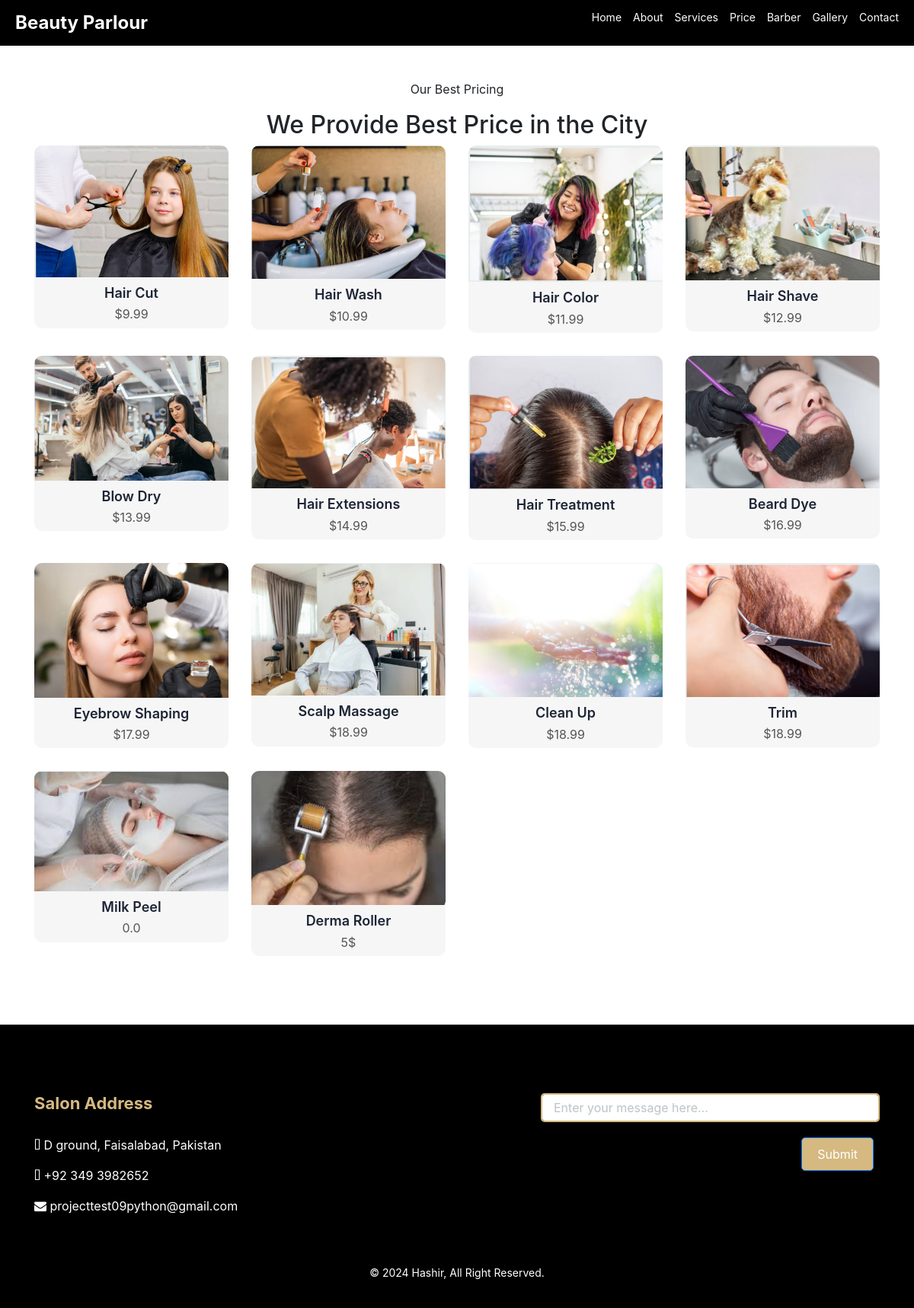
Screenshot of /price with the database file from the repository.
### beauty_parlour/models.py (models this page shows)
class Service(models.Model):
    picture = models.ImageField()
    service_name = models.CharField(max_length=100)
    service_details = models.CharField(max_length=300)
    price = models.CharField(max_length=10)

### beauty_parlour/views.py (the view)
# urls.py: path('price', views.price, name='price'),
def price(request):
    data = Service.objects.all()
    li = []
    for i in data:
        li.append(i)
    data = li
    if request.method == "POST":
        return footer_message(request)
    return render(request, 'price.html',{'data':data})

### beauty_parlour/templates/price.html (shortened to what this page needs)
{% load static %}
<!DOCTYPE html>
<html lang="en">
<head>
    <link href="https://stackpath.bootstrapcdn.com/bootstrap/4.4.1/css/bootstrap.min.css" rel="stylesheet">
    <link href="https://cdnjs.cloudflare.com/ajax/libs/font-awesome/5.10.0/css/all.min.css" rel="stylesheet">
    <link rel="stylesheet" href="https://cdnjs.cloudflare.com/ajax/libs/font-awesome/4.7.0/css/font-awesome.min.css">
    <link href="{% static 'lib/animate/animate.min.css' %}" rel="stylesheet">
    <link href="{% static 'lib/owlcarousel/assets/owl.carousel.min.css' %}" rel="stylesheet">
    <link href="{% static 'lib/lightbox/css/lightbox.min.css' %}" rel="stylesheet">
    <link href="{% static 'price.css' %}" rel="stylesheet">
</head>
<body>
    <nav class="navbar">
        <a href="{% url 'home' %}" class="logo">Beauty <span>Parlour</span></a>
        <ul>
            <li><a href="{% url 'home' %}">Home</a></li>
            <li><a href="{% url 'about' %}">About</a></li>
            <li><a href="{% url 'service' %}">Services</a></li>
            <li><a href="{% url 'price' %}">Price</a></li>
            <li><a href="{% url 'team' %}">Barber</a></li>
            <li><a href="{% url 'gallery' %}">Gallery</a></li>
            <li><a href="{% url 'contact' %}">Contact</a></li>
        </ul>
    </nav>
    <div class="price">
        <div class="container">
            <div class="section-header text-center">
                <p>Our Best Pricing</p>
                <h2>We Provide Best Price in the City</h2>
            </div>
            <div class="row">
                <div class="col-lg-3 col-md-4 col-sm-6">
                    <div class="price-item">
                        <div class="price-img">
                            <img src="{% static 'hair-services.png' %}" alt="Hair Cut">
                        </div>
                        <div class="price-text">
                            <h2>Hair Cut</h2>
                            <h3>$9.99</h3>
                        </div>
                    </div>
                </div>
                <div class="col-lg-3 col-md-4 col-sm-6">
                    <div class="price-item">
                        <div class="price-img">
                            <img src="{% static 'hair_wash.png' %}" alt="Hair Wash">
                        </div>
                        <div class="price-text">
                            <h2>Hair Wash</h2>
                            <h3>$10.99</h3>
                        </div>
                    </div>
                </div>
                <div class="col-lg-3 col-md-4 col-sm-6">
                    <div class="price-item">
                        <div class="price-img">
                            <img src="{% static 'hair_color.png' %}" alt="Hair Color">
                        </div>
                        <div class="price-text">
                            <h2>Hair Color</h2>
                            <h3>$11.99</h3>
                        </div>
                    </div>
                </div>
                <div class="col-lg-3 col-md-4 col-sm-6">
                    <div class="price-item">
                        <div class="price-img">
                            <img src="{% static 'hair_shave.png' %}" alt="Hair Shave">
                        </div>
                        <div class="price-text">
                            <h2>Hair Shave</h2>
                            <h3>$12.99</h3>
                        </div>
                    </div>
                </div>
                <div class="col-lg-3 col-md-4 col-sm-6">
                    <div class="price-item">
                        <div class="price-img">
                            <img src="{% static 'blow_dry.png' %}" alt="Blow Dry">
                        </div>
                        <div class="price-text">
                            <h2>Blow Dry</h2>
                            <h3>$13.99</h3>
                        </div>
                    </div>
                </div>
                <div class="col-lg-3 col-md-4 col-sm-6">
                    <div class="price-item">
                        <div class="price-img">
                            <img src="{% static 'hair_extension.png' %}" alt="Hair Extensions">
                        </div>
                        <div class="price-text">
                            <h2>Hair Extensions</h2>
                            <h3>$14.99</h3>
                        </div>
                    </div>
                </div>
                <div class="col-lg-3 col-md-4 col-sm-6">
                    <div class="price-item">
                        <div class="price-img">
                            <img src="{% static 'hair_treament.png' %}" alt="Hair Treatment">
                        </div>
                        <div class="price-text">
                            <h2>Hair Treatment</h2>
                            <h3>$15.99</h3>
                        </div>
                    </div>
                </div>
                <div class="col-lg-3 col-md-4 col-sm-6">
                    <div class="price-item">
                        <div class="price-img">
                            <img src="{% static 'beard_dye.png' %}" alt="Beard Dye">
                        </div>
                        <div class="price-text">
                            <h2>Beard Dye</h2>
                            <h3>$16.99</h3>
                        </div>
                    </div>
                </div>
                <div class="col-lg-3 col-md-4 col-sm-6">
                    <div class="price-item">
                        <div class="price-img">
                            <img src="{% static 'eyebrow_shaping.png' %}" alt="Eyebrow Shaping">
                        </div>
                        <div class="price-text">
                            <h2>Eyebrow Shaping</h2>
                            <h3>$17.99</h3>
                        </div>
                    </div>
                </div>
                <div class="col-lg-3 col-md-4 col-sm-6">
                    <div class="price-item">
                        <div class="price-img">
                            <img src="{% static 'scalp_massage.png' %}" alt="Scalp Massage">
                        </div>
                        <div class="price-text">
                            <h2>Scalp Massage</h2>
                            <h3>$18.99</h3>
                        </div>
                    </div>
                </div>
                <div class="col-lg-3 col-md-4 col-sm-6">
                    <div class="price-item">
                        <div class="price-img">
                            <img src="{% static 'body_cleanup.png' %}" alt="Scalp Massage">
                        </div>
                        <div class="price-text">
                            <h2>Clean Up</h2>
                            <h3>$18.99</h3>
                        </div>
                    </div>
                </div>
                <div class="col-lg-3 col-md-4 col-sm-6">
                    <div class="price-item">
                        <div class="price-img">
                            <img src="{% static 'trim.png' %}" alt="Scalp Massage">
                        </div>
                        <div class="price-text">
                            <h2>Trim</h2>
                            <h3>$18.99</h3>
                        </div>
                    </div>
                </div>
                {% for i in data %}
                <div class="col-lg-3 col-md-4 col-sm-6">
                    <div class="price-item">
                        <div class="price-img">
                            <img src="media//{{i.picture}}" alt="{{i.service_name}}">
                        </div>
                        <div class="price-text">
                            <h2>{{i.service_name}}</h2>
                            <h3>{{i.price}}</h3>
                        </div>
                    </div>
                </div>
                {% endfor %}
            </div>
        </div>
    </div>
    <div class="footer">
        <div class="container">
            <div class="row">
                <div class="col-lg-7">
                    <div class="row">
                        <div class="col-md-6">
                            <div class="footer-contact">
                                <h2>Salon Address</h2>
                                <p><i class="fa fa-map-marker-alt"></i> D ground, Faisalabad, Pakistan</p>
                                <p><i class="fa fa-phone-alt"></i> +92 349 3982652</p>
                                <p><i class="fa fa-envelope"></i> projecttest09python@gmail.com</p>
                            </div>
                        </div>
                    </div>
                </div>
                <div class="col-lg-5">
                    <div class="footer-newsletter">
                        <div class="form">
                            <form id="messageForm">
                                <input type="text" id="content" name="content" class="form-control" placeholder="Enter your message here...">
                                <button type="submit" class="btn btn-primary mt-2">Submit</button>
                            </form>
                        </div>
                    </div>
                </div>
            </div>
        </div>
        <div class="container copyright">
            <p>&copy; 2024 Hashir, All Right Reserved.</p>
        </div>
    </div>
</body>
</html>

### beauty_parlour/static/price.css (style rules this page uses)
.navbar { display: flex; justify-content: space-between; background-color: black; color: white; padding: 10px 20px; }
.navbar .logo { font-size: 24px; font-weight: bold; text-decoration: none; color: white; }
.navbar ul { list-style: none; display: flex; gap: 15px; }
.navbar ul li a { text-decoration: none; color: white; font-size: 14px; }
.price { position: relative; width: 100%; padding: 45px 0 15px 0; }
.price .price-item { position: relative; text-align: center; margin-bottom: 30px; background: rgba(29, 36, 52, 0.04); border-radius: 10px; overflow: hidden; transition: 0.3s ease-in-out; }
.price .price-img img { width: 100%; height: auto; object-fit: cover; transition: 0.3s ease; }
.price .price-text h2 { font-size: 18px; font-weight: 600; color: #1d2434; margin-top: 10px; }
.price .price-text h3 { font-size: 16px; font-weight: 400; color: #555; }
.footer { position: relative; margin-top: 45px; padding-top: 90px; background: #000; }
.footer .footer-contact, .footer .footer-link, .footer .footer-newsletter { position: relative; margin-bottom: 45px; color: #fff; }
.footer .footer-contact h2, .footer .footer-link h2, .footer .footer-newsletter h2 { position: relative; margin-bottom: 30px; font-size: 22px; font-weight: 700; color: rgb(213, 185, 129); }
.footer .footer-newsletter .btn { position: absolute; top: 50px; right: 8px; height: 44px; padding: 8px 20px; background-color: rgb(213, 185, 129); color: #fff; border-radius: 5px; font-size: 16px; }
.footer .footer-newsletter .form { width: 100%; }
.footer .footer-newsletter input { width: 100%; padding: 15px; border-radius: 5px; border: 2px solid rgb(213, 185, 129); font-size: 16px; }
.footer .footer-newsletter input::placeholder { color: #BDC3C7; }
.footer .copyright { text-align: center; padding: 20px; background: #000; color: #fff; font-size: 14px; }

### rows the page displays
Service: picture (picture), service_name "Milk Peel", price "0.0"
Service: picture (picture), service_name "Derma Roller", price "5$"
